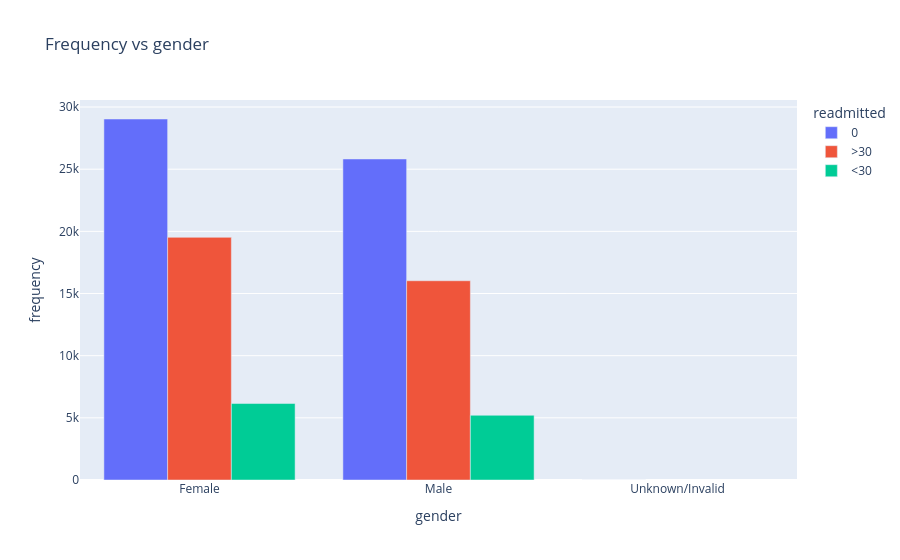

Write notebook code for a chart like this one.
### Code cell
dfFreq = dfChecked.value_counts(['gender', 'readmitted']).reset_index().rename(columns={0:'frequency'})
dfFreq
fig = px.bar(dfFreq, x="gender", y="frequency", color="readmitted", title="Frequency vs gender", barmode='group')
fig.show()

### Figure 1 — Plotly figure (JSON) as saved in the notebook; plotly's stock layout.template omitted (floating-point values rounded to 4 significant figures)
{"data": [{"alignmentgroup": "True", "hovertemplate": "readmitted=0<br>gender=%{x}<br>frequency=%{y}<extra></extra>", "legendgroup": "0", "marker": {"color": "#636efa", "pattern": {"shape": ""}}, "name": "0", "offsetgroup": "0", "orientation": "v", "showlegend": true, "textposition": "auto", "type": "bar", "x": ["Female", "Male", "Unknown/Invalid"], "xaxis": "x", "y": [29038, 25823, 3], "yaxis": "y"}, {"alignmentgroup": "True", "hovertemplate": "readmitted=>30<br>gender=%{x}<br>frequency=%{y}<extra></extra>", "legendgroup": ">30", "marker": {"color": "#EF553B", "pattern": {"shape": ""}}, "name": ">30", "offsetgroup": ">30", "orientation": "v", "showlegend": true, "textposition": "auto", "type": "bar", "x": ["Female", "Male"], "xaxis": "x", "y": [19518, 16027], "yaxis": "y"}, {"alignmentgroup": "True", "hovertemplate": "readmitted=<30<br>gender=%{x}<br>frequency=%{y}<extra></extra>", "legendgroup": "<30", "marker": {"color": "#00cc96", "pattern": {"shape": ""}}, "name": "<30", "offsetgroup": "<30", "orientation": "v", "showlegend": true, "textposition": "auto", "type": "bar", "x": ["Female", "Male"], "xaxis": "x", "y": [6152, 5205], "yaxis": "y"}], "layout": {"barmode": "group", "legend": {"title": {"text": "readmitted"}, "tracegroupgap": 0}, "title": {"text": "Frequency vs gender"}, "xaxis": {"anchor": "y", "domain": [0, 1], "title": {"text": "gender"}}, "yaxis": {"anchor": "x", "domain": [0, 1], "title": {"text": "frequency"}}}}
